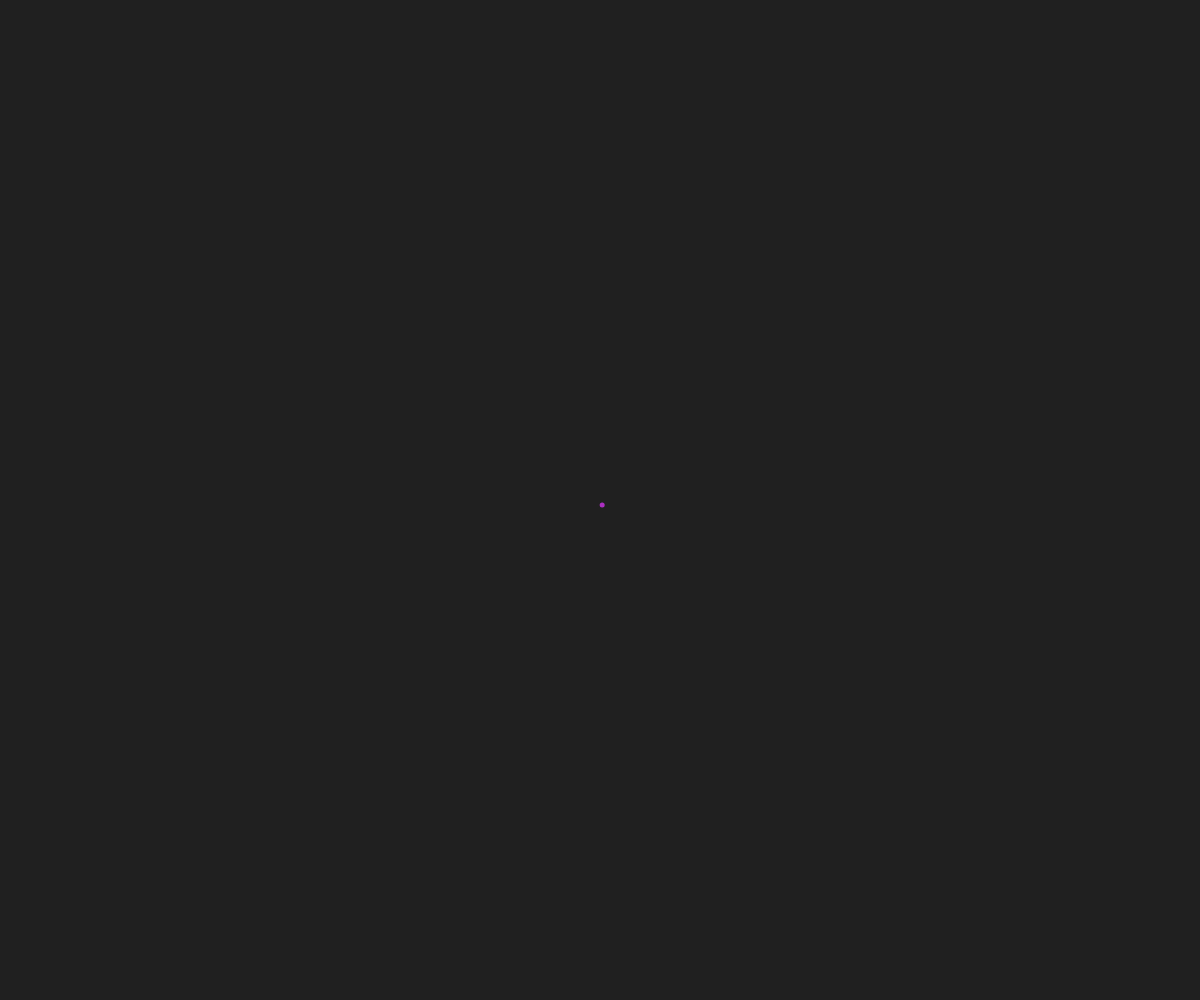
Frame 1 (no input)
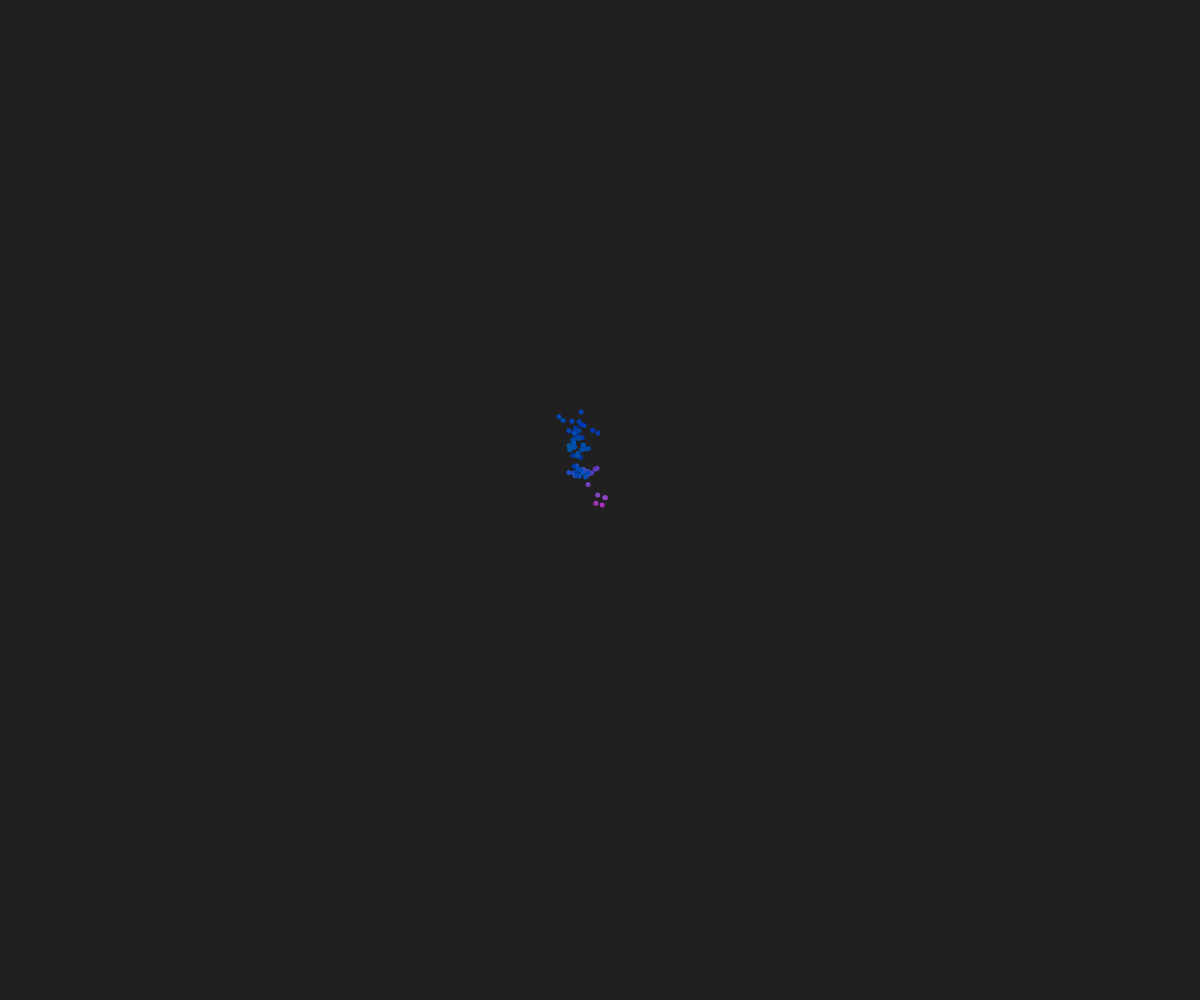
Frame 60 (no input)
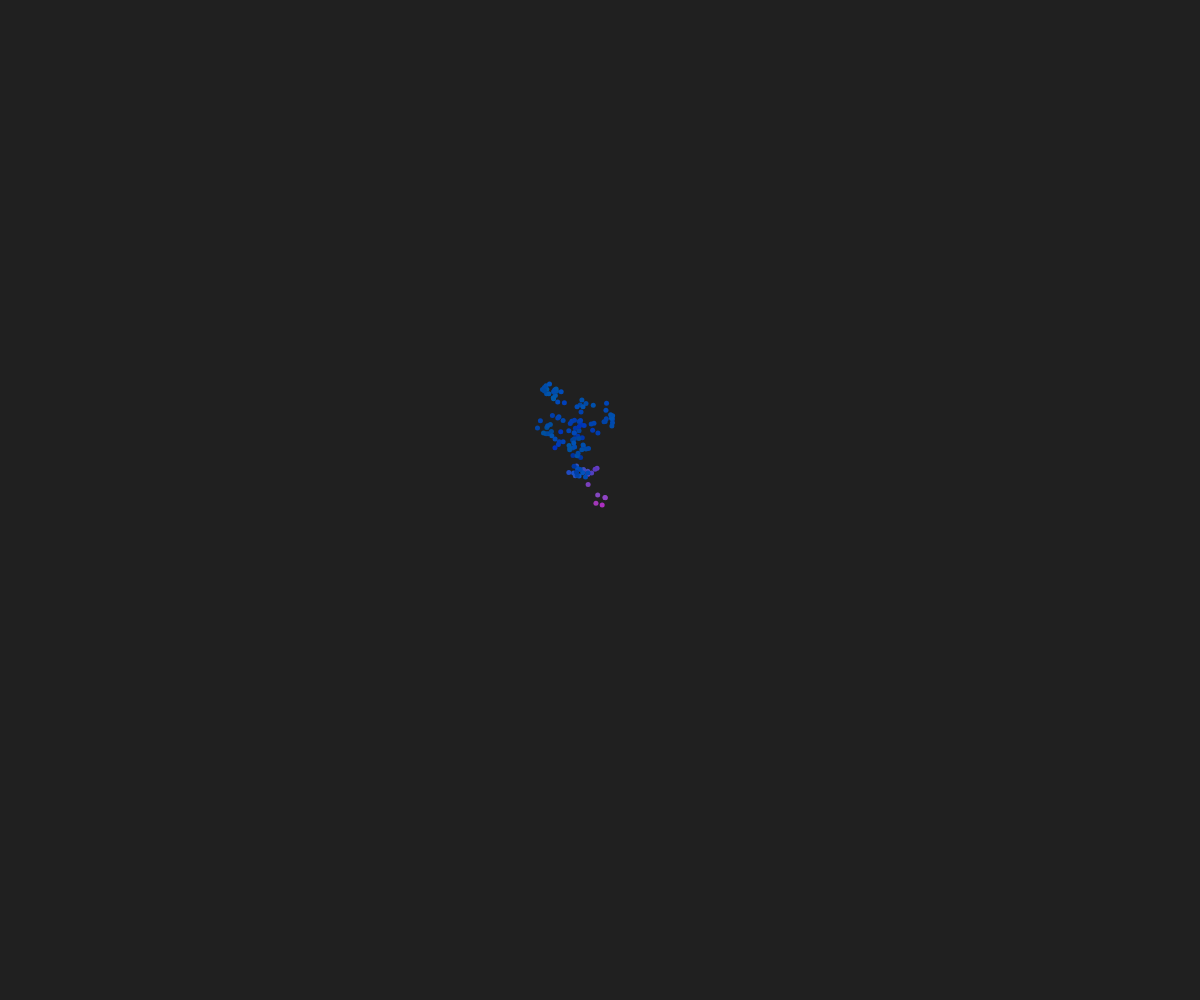
Frame 120 (the mouse pressed at the canvas centre since frame 60)

The p5.js sketch that drew these frames (run headless with seeded random() and noise() and a simulated clock; from frame 60 on, the mouse is pressed at the canvas centre):

// p5.js sketch
// ── sketch.js
let x;
let y;

let r;
let g;
let b;

function setup() {
  createCanvas(windowWidth,windowHeight);

  x = width/2 ;
  y = height/2 ;
  
  r= random (255)
  g=random(255)
  b=random (255)
 
  colorMode (RGB)
  background(32);
}

// function windowResized 
//     resizeCanvas()


function draw() {
// for function works with point variable, creates point walker   
  
  for (let i = 0; i < 100; i++) {
   
    x = constrain (x, 0, width)
    y = constrain (y, 0, height)
    x += random(-1, 1);
    y += random(-1, 1);
  }
// let nextY/X function works for line variable, creates different walker effect compared to the point
 
 // let nextX = x + random (-20,20)
  //let nextY = y + random (-20,20)

  //nextX= constrain (nextX, 0, width)
 // nextY= constrain (nextY, 0, height)
  
  r += (-10,-10)
  g += random (-10,10)
  b += random (-10,10)
  
  r + constrain (r, 100, 105)
   
  g + constrain (g, 100, 255)
   
  b + constrain (b, 100, 255)
    
  stroke(r,g,b);
  strokeWeight (5)
    point(x, y, 10)
  
  
  
  //x= nextX
  //y=nextY
          }
